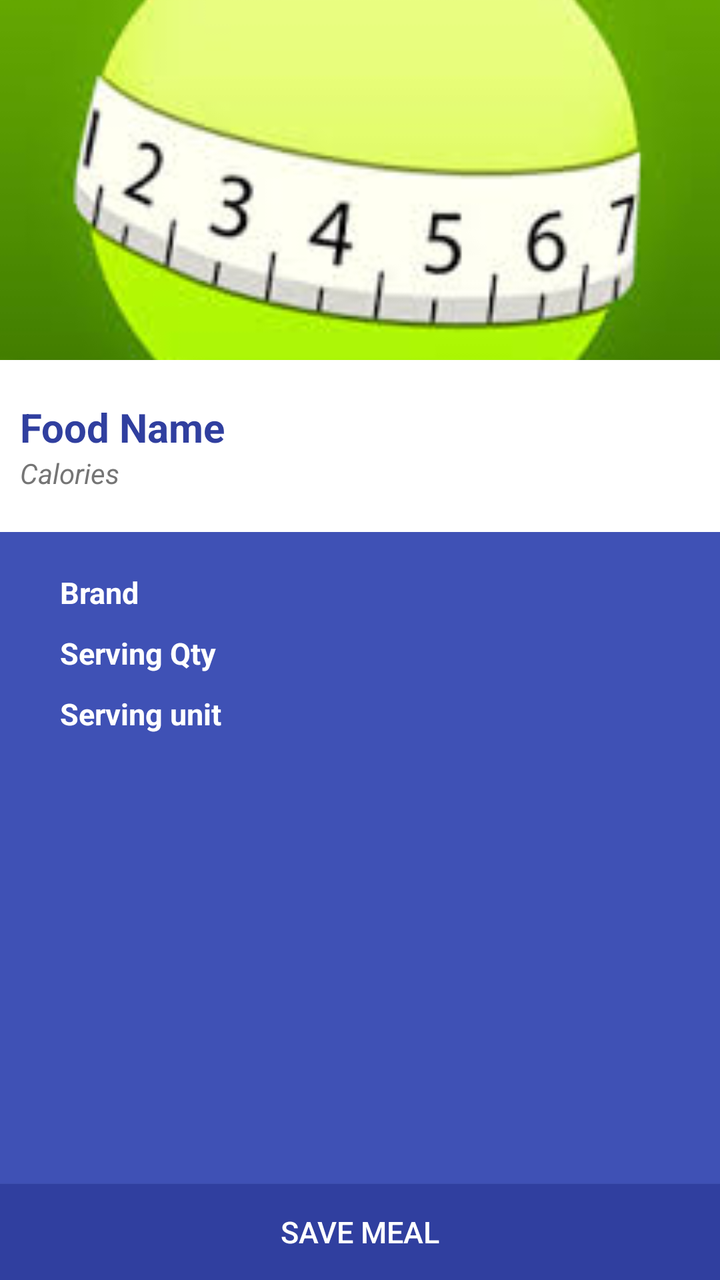
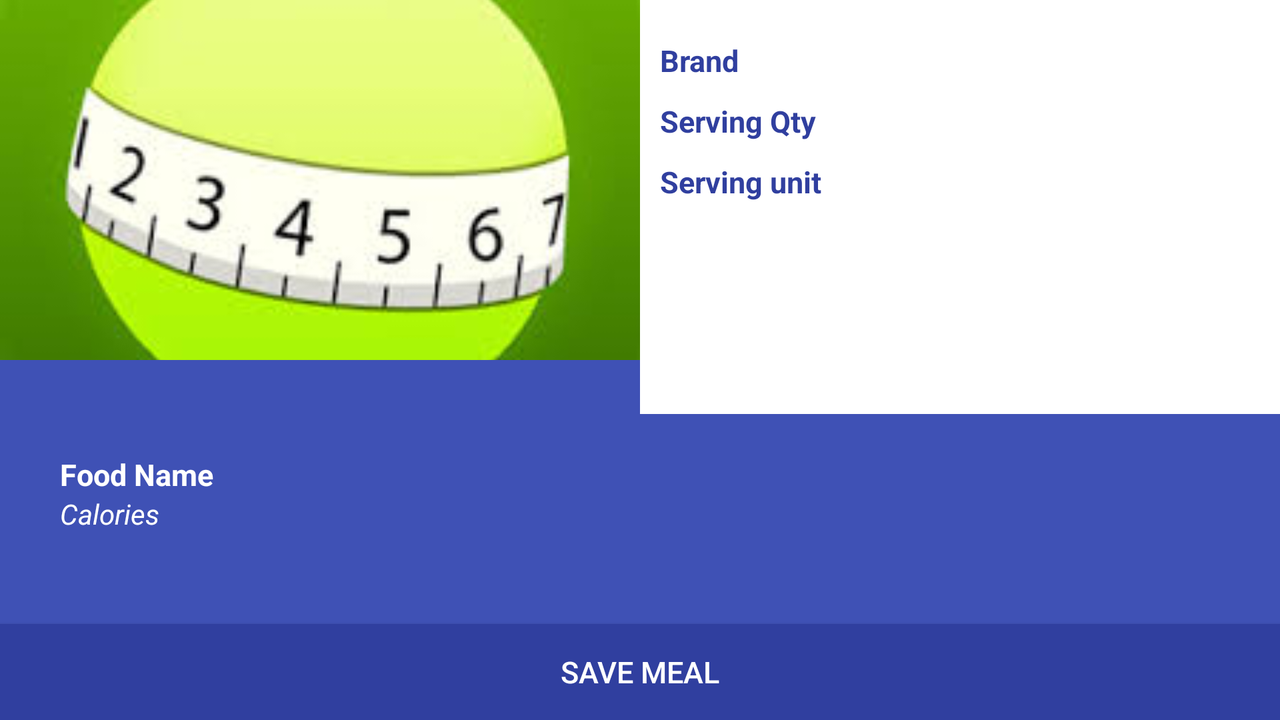

An Android layout and its configuration variant, each rendered on a device that would load it. The default file and the variant file are quoted in full after the pictures.
<!-- AndroidManifest.xml: application theme AppTheme -->
<!-- res/layout/fragment_meal_detail.xml -->
<FrameLayout xmlns:android="http://schemas.android.com/apk/res/android"
    xmlns:tools="http://schemas.android.com/tools"
    android:layout_width="match_parent"
    android:layout_height="match_parent"
    tools:context="com.example.collins.bfit.ui.MealDetailFragment">

    <LinearLayout
        android:orientation="vertical"
        android:layout_width="match_parent"
        android:layout_height="match_parent"
        android:background="@color/colorPrimary">

        <ImageView
            android:layout_width="match_parent"
            android:layout_height="180dp"
            android:id="@+id/mealImageView"
            android:src="@drawable/logo"
            android:scaleType="centerCrop" />

        <RelativeLayout
            android:layout_width="match_parent"
            android:layout_height="wrap_content"
            android:background="@android:color/white"
            android:paddingTop="20dp"
            android:paddingLeft="10dp"
            android:paddingRight="10dp"
            android:paddingBottom="20dp">

            <TextView
                android:layout_width="wrap_content"
                android:layout_height="wrap_content"
                android:text="Food Name"
                android:id="@+id/mealNameTextView"
                android:layout_alignParentLeft="true"
                android:layout_alignParentStart="true"
                android:textSize="20sp"
                android:textColor="@color/colorPrimaryDark"
                android:textStyle="bold" />

            <TextView
                android:layout_width="wrap_content"
                android:layout_height="wrap_content"
                android:text="Calories"
                android:id="@+id/caloriesTextView"
                android:layout_below="@+id/mealNameTextView"
                android:layout_alignParentLeft="true"
                android:layout_alignParentStart="true"
                android:textColor="@color/colorSecondaryText"
                android:textStyle="italic" />
        </RelativeLayout>

        <RelativeLayout
            android:layout_width="match_parent"
            android:layout_height="match_parent">

            <LinearLayout
                android:orientation="vertical"
                android:layout_width="match_parent"
                android:layout_height="wrap_content"
                android:layout_alignParentTop="true"
                android:layout_alignParentLeft="true"
                android:layout_alignParentStart="true"
                android:layout_above="@+id/saveMealButton"
                android:paddingLeft="30dp"
                android:paddingTop="20dp"
                android:paddingRight="30dp">

                <TextView
                    android:layout_width="wrap_content"
                    android:layout_height="wrap_content"
                    android:text="Brand"
                    android:id="@+id/brandTextView"
                    android:textSize="15sp"
                    android:layout_alignParentRight="true"
                    android:layout_alignParentEnd="true"
                    android:textColor="@color/colorTextIcons"
                    android:layout_marginBottom="10dp"
                    android:textStyle="bold" />

                <TextView
                    android:layout_width="wrap_content"
                    android:layout_height="wrap_content"
                    android:text="Serving Qty"
                    android:id="@+id/servingQtyTextView"
                    android:textColor="@color/colorTextIcons"
                    android:textSize="15sp"
                    android:textStyle="bold"
                    android:layout_marginBottom="10dp"
                    android:gravity="center" />

                <TextView
                    android:layout_width="wrap_content"
                    android:layout_height="wrap_content"
                    android:text="Serving unit"
                    android:id="@+id/servingUnitTextView"
                    android:textColor="@color/colorTextIcons"
                    android:textSize="15sp"
                    android:textStyle="bold"
                    android:layout_marginBottom="10dp"
                    android:gravity="center"/>

            </LinearLayout>

            <Button
                android:layout_width="match_parent"
                android:layout_height="wrap_content"
                android:text="Save Meal"
                android:id="@+id/saveMealButton"
                android:layout_alignParentBottom="true"
                android:background="@color/colorPrimaryDark"
                android:textColor="@color/colorTextIcons"
                android:textSize="15sp" />
        </RelativeLayout>
    </LinearLayout>
</FrameLayout>
<!-- resources referenced by this layout -->
<resources>
  <color name="colorPrimary">#3F51B5</color>
  <color name="colorPrimaryDark">#303F9F</color>
  <color name="colorSecondaryText">#757575</color>
  <color name="colorTextIcons">#FFFFFF</color>
  <!-- drawable logo: jpg bitmap (drawable, 7268 bytes) -->
  <style name="AppTheme" parent="Theme.AppCompat.Light.DarkActionBar">
          
          <item name="colorPrimary">@color/colorPrimary</item>
          <item name="colorPrimaryDark">@color/colorPrimaryDark</item>
          <item name="colorAccent">@color/colorAccent</item>
      </style>
  <color name="colorAccent">#9E9E9E</color>
</resources>
<!-- res/layout-land/fragment_meal_detail.xml (the repository's variant of the layout above) -->
<!-- drawn on the phone turned sideways -->
<FrameLayout xmlns:android="http://schemas.android.com/apk/res/android"
    xmlns:tools="http://schemas.android.com/tools"
    android:layout_width="match_parent"
    android:layout_height="match_parent"
    tools:context="com.example.collins.bfit.ui.MealDetailFragment">

    <LinearLayout
        android:orientation="vertical"
        android:layout_width="match_parent"
        android:layout_height="match_parent"
        android:background="@color/colorPrimary">

        <LinearLayout
            android:orientation="horizontal"
            android:layout_weight="3"
            android:layout_width="match_parent"
            android:layout_height="match_parent">

            <ImageView
                android:layout_weight="1"
                android:layout_width="match_parent"
                android:layout_height="180dp"
                android:id="@+id/mealImageView"
                android:src="@drawable/logo"
                android:scaleType="centerCrop" />

            <LinearLayout
                android:orientation="vertical"
                android:layout_weight="1"
                android:layout_width="match_parent"
                android:layout_height="match_parent"
                android:background="@android:color/white"
                android:paddingTop="20dp"
                android:paddingLeft="10dp"
                android:paddingRight="10dp"
                android:paddingBottom="20dp">

                <TextView
                    android:layout_width="wrap_content"
                    android:layout_height="wrap_content"
                    android:text="Brand"
                    android:id="@+id/brandTextView"
                    android:textSize="15sp"
                    android:layout_alignParentRight="true"
                    android:layout_alignParentEnd="true"
                    android:textColor="@color/colorPrimaryDark"
                    android:layout_marginBottom="10dp"
                    android:textStyle="bold" />

                <TextView
                    android:layout_width="wrap_content"
                    android:layout_height="wrap_content"
                    android:text="Serving Qty"
                    android:id="@+id/servingQtyTextView"
                    android:textColor="@color/colorPrimaryDark"
                    android:textSize="15sp"
                    android:textStyle="bold"
                    android:layout_marginBottom="10dp"
                    android:gravity="center" />

                <TextView
                    android:layout_width="wrap_content"
                    android:layout_height="wrap_content"
                    android:text="Serving unit"
                    android:id="@+id/servingUnitTextView"
                    android:textColor="@color/colorPrimaryDark"
                    android:textSize="15sp"
                    android:textStyle="bold"
                    android:layout_marginBottom="10dp"
                    android:gravity="center"/>
            </LinearLayout>

        </LinearLayout>

        <LinearLayout
            android:orientation="horizontal"
            android:layout_width="match_parent"
            android:layout_height="match_parent"
            android:layout_gravity="center"
            android:layout_weight="5">

            <LinearLayout
                android:orientation="vertical"
                android:layout_width="match_parent"
                android:layout_height="wrap_content"
                android:layout_alignParentTop="true"
                android:layout_alignParentLeft="true"
                android:layout_alignParentStart="true"
                android:layout_above="@+id/saveMealButton"
                android:paddingLeft="30dp"
                android:paddingTop="20dp"
                android:paddingRight="30dp">

                <TextView
                    android:layout_width="wrap_content"
                    android:layout_height="wrap_content"
                    android:text="Food Name"
                    android:id="@+id/mealNameTextView"
                    android:layout_alignParentLeft="true"
                    android:layout_alignParentStart="true"
                    android:textSize="15sp"
                    android:textColor="@color/colorTextIcons"
                    android:textStyle="bold" />

                <TextView
                    android:layout_width="wrap_content"
                    android:layout_height="wrap_content"
                    android:text="Calories"
                    android:id="@+id/caloriesTextView"
                    android:layout_below="@+id/mealNameTextView"
                    android:layout_alignParentLeft="true"
                    android:layout_alignParentStart="true"
                    android:textColor="@color/colorTextIcons"
                    android:textStyle="italic" />


            </LinearLayout>
        </LinearLayout>
        <Button
            android:layout_width="match_parent"
            android:layout_height="wrap_content"
            android:text="Save Meal"
            android:id="@+id/saveMealButton"
            android:layout_alignParentBottom="true"
            android:background="@color/colorPrimaryDark"
            android:textColor="@color/colorTextIcons"
            android:textSize="15sp" />
    </LinearLayout>
</FrameLayout>
<!-- resources referenced by the variant -->
<!-- as the phone turned sideways resolves them -->
<resources>
  <color name="colorPrimary">#3F51B5</color>
  <color name="colorPrimaryDark">#303F9F</color>
  <color name="colorTextIcons">#FFFFFF</color>
  <!-- drawable logo: jpg bitmap (drawable, 7268 bytes) -->
  <style name="AppTheme" parent="Theme.AppCompat.Light.DarkActionBar">
          
          <item name="colorPrimary">@color/colorPrimary</item>
          <item name="colorPrimaryDark">@color/colorPrimaryDark</item>
          <item name="colorAccent">@color/colorAccent</item>
      </style>
  <color name="colorAccent">#9E9E9E</color>
</resources>
